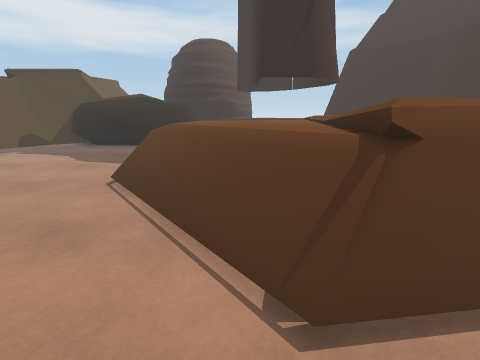
view 1 (above)

21 first-person views from a walk through a scene from a Unity 3-D project. The camera is 1.3 m above the floor, tilts 14° down and sees 85° across. The floor is counted in squares, 0.5 m on a side. Each view is taken from the middle of a square. On the plan, view 1 faces up. The plan holds only what a view shows up to about 18 squares ahead; the rest is blank. The place goes on beyond the plan. The player character is not drawn. Some animated figures are not drawn.

view 2
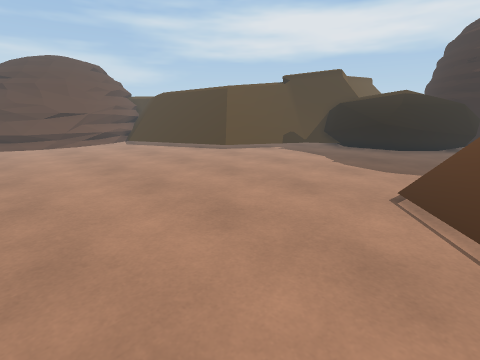

view 3
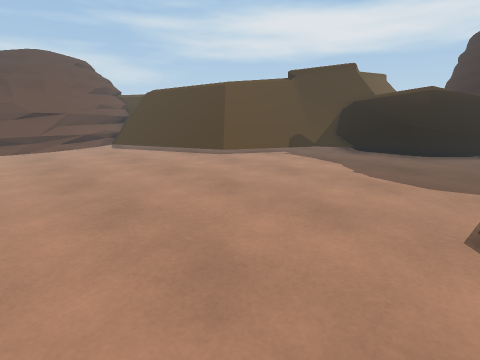

view 4
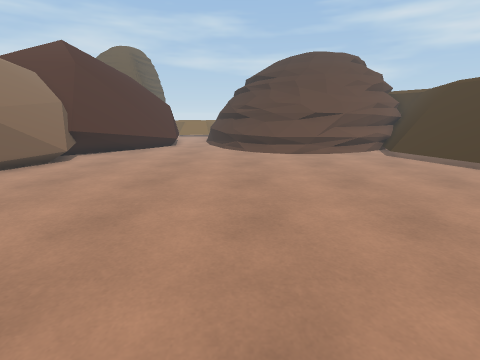

view 5
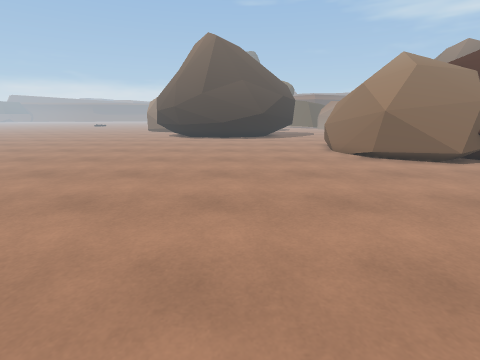

view 6
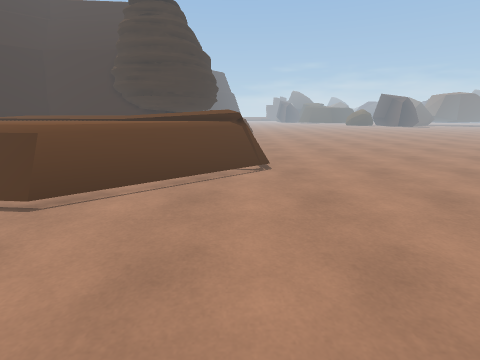

view 7
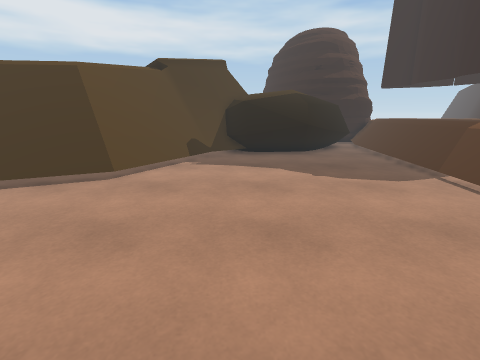

view 8
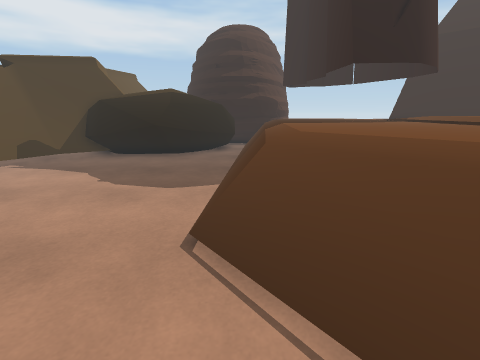

view 9
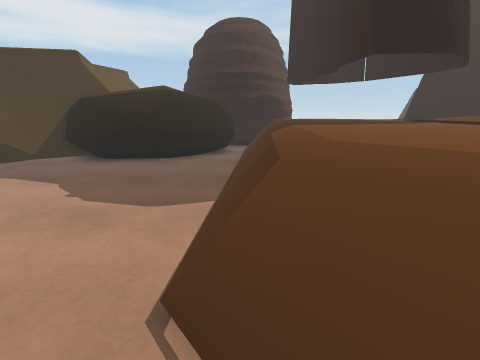

view 10
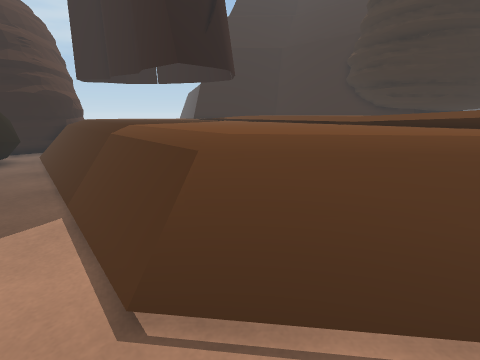

view 11
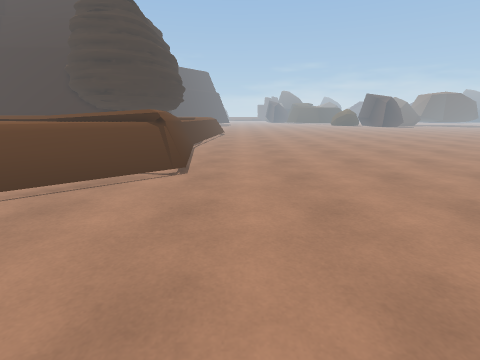

view 12
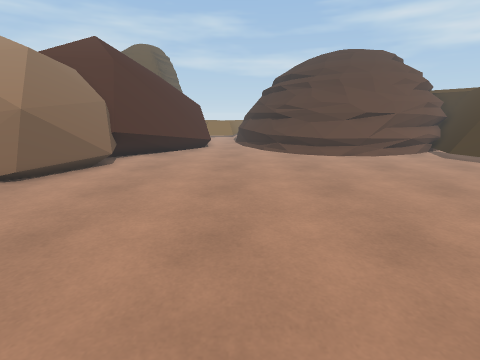

view 13
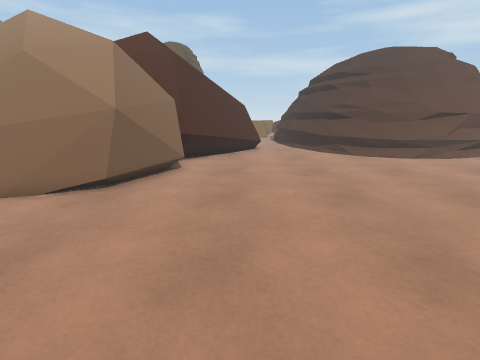

view 14
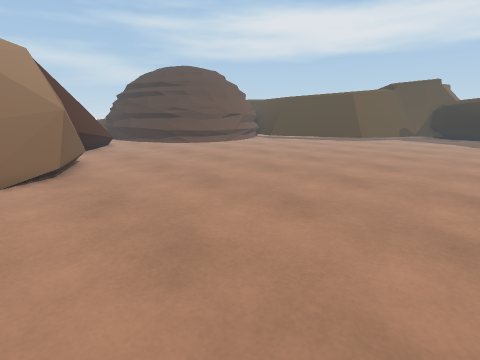

view 15
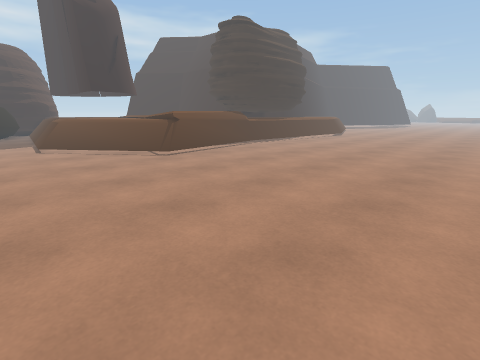

view 16
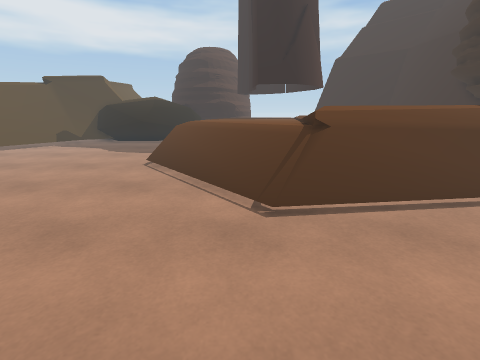

view 17
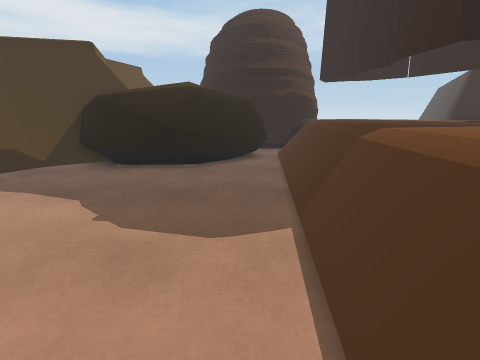

view 18
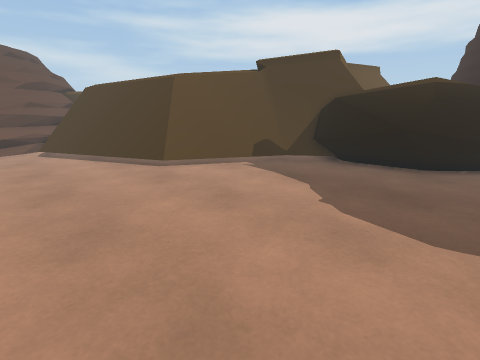

view 19
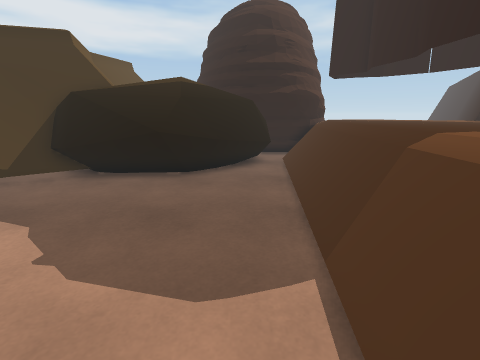

view 20
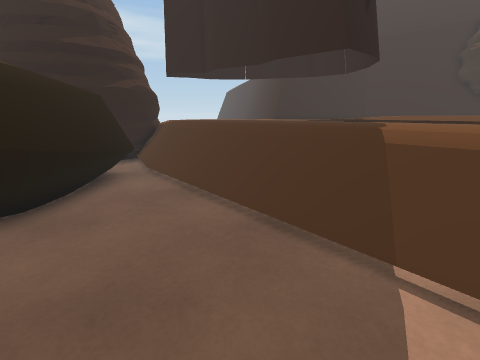

view 21
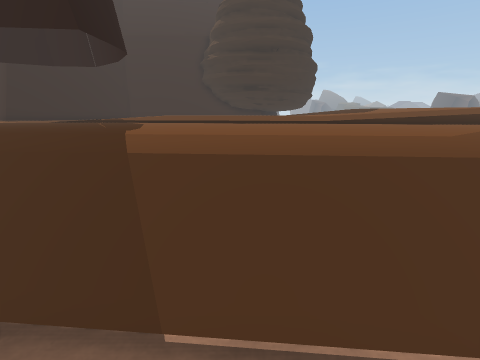

### Floor plan
Key: @ floor where view 1 was taken; # wall or solid block; . main floor; : floor 2 m higher than the main floor; + floor 2.25 m higher than the main floor; * floor 2.5 m higher than the main floor; % floor 2.75 m higher than the main floor; & floor 3 m higher than the main floor; = window, fence, low wall or low ledge; ^ raised ledge; v drop or lower ground; O other object.
Columns run from 29 left of view 1 to 7 right of it. Each row starts with its distance up from view 1.
 23              vv# OOOOOOO..^^^^^####
 22            &vv##OOOOOOO..#^^^^^####
 21           %*v#==OOOOOO...#^^^^^####
 20          %*v#^=....OO....#^^^^^####
 19          *+v#=...........=^^^^^###^
 18         **v#^#...........=^^^^^^^^^
 17       ***:##=............==^^^^^^^^
 16      *++v##=.............==^^^^^^^^
 15   +++:vv##^=.............=^^^^^^^^
 14 v +:vv##==#..............=^^^^^^^^
 13 ##vv##==.................=^^^^^^^^
 12 ###^==...................^^^^^^^^^
 11 =#==....................#^^^^^^^^^
 10 #.......................#^^^^^^^^^
  9 #=.......................=^^^^^^^^^
  8 ##........................=^^^^^^  ^^
  7 ##........................#=^^^^^^ ^^
  6 #=.........................#==^^^^^^^
  5 #^..........................=^^^^^^^^
  4 #=...........................=^######
  3 ==............................=====#.
  2 =....................................
  1 .....................................
  0 .............................@.......
 -1 .....................................
 -2 .....................................
 -3 .....................................
 -4 .....................................
 -5 .....................................
 -6 .....................................
 -7 #=...................................
 -8 ###..................................
 -9  ###OOO..............................
-10   # OOOOO............................
-11      OOOO............................
-12      OOOOO...........................
-13      OOOOO...........................

Where each view was taken, in squares from view 1:
view 1: 0 up, 0 right, facing up
view 2: 1 up, 3 left, facing up-left
view 3: 3 up, 5 left, facing up-left
view 4: 1 up, 10 left, facing left
view 5: 5 up, 13 left, facing down
view 6: 4 up, 12 left, facing right
view 7: 4 up, 13 left, facing up
view 8: 5 up, 4 left, facing up
view 9: 7 up, 4 left, facing up
view 10: 7 up, 6 left, facing up-right
view 11: 0 up, 11 left, facing right
view 12: 2 down, 11 left, facing left
view 13: 6 down, 12 left, facing left
view 14: 13 down, 8 left, facing up-left
view 15: 13 down, 8 left, facing up-right
view 16: 4 down, 0 right, facing up
view 17: 9 up, 6 left, facing up
view 18: 8 up, 6 left, facing up-left
view 19: 11 up, 6 left, facing up
view 20: 14 up, 9 left, facing up-right
view 21: 14 up, 7 left, facing right
